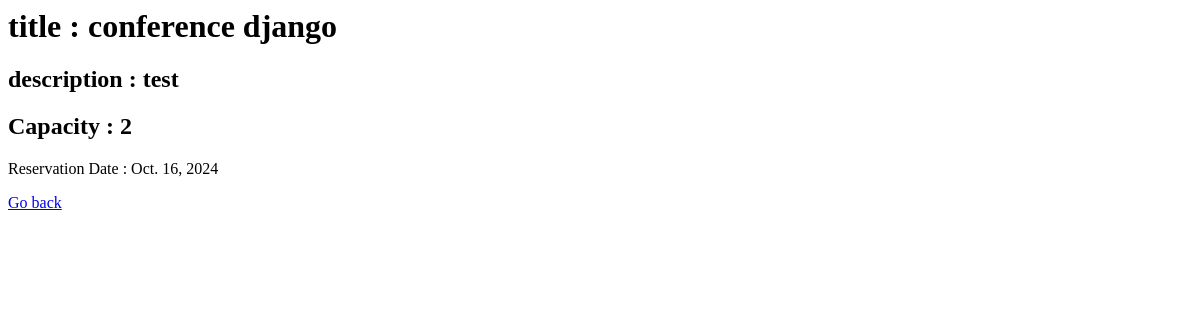
The page /conf/detailsclass/3 (signed in) on the database as committed earlier.
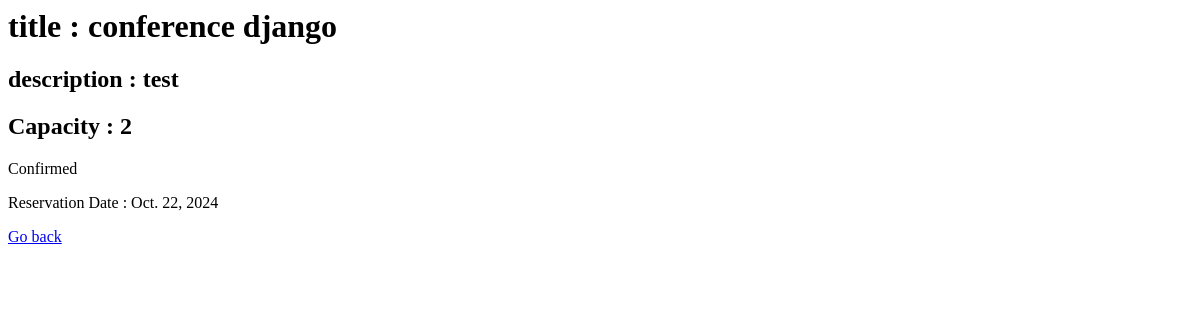
The same page on the database as committed later.
### Conference/models.py (models this page shows, shortened)
class Reservation(models.Model):
    conference = models.ForeignKey(Conference , on_delete=models.CASCADE , related_name="reservations" )
    participant = models.ForeignKey(Participant , on_delete=models.CASCADE )
    confirmed = models.BooleanField(default=False)
    reservation_date=models.DateField(auto_now_add=True)
    class Meta:
        unique_together=('conference','participant')

### Conference/views.py (the view)
# urls.py: path('detailsclass/<int:pk>', Details.as_view() , name="detailsClass"),
class Details(LoginRequiredMixin,DetailView):
    model=Conference
    template_name="conference/details.html"
    context_object_name="c"
    def get_context_data(self,**kwargs):
        context= super().get_context_data(**kwargs)
        conference = self.get_object()
        context['reservations'] = Reservation.objects.filter(conference=conference)
        return context

### Template/conference/details.html (shortened to what this page needs)
<h1>title : {{c.title }}</h1>
<h2>description : {{c.description}}</h2>
<h2>Capacity : {{c.capacity}}</h2>
{% for r in reservations %}
<p>  {% if r.confirmed %} Confirmed {% endif %} </p>
<p>Reservation Date : {{r.reservation_date}}</p>
{% endfor %}
<a href="{% url 'list'  %}">Go back</a>

Rows that differ between the two databases and show on the page:
removed Reservation: reservation_date "Oct. 16, 2024"
added Reservation: confirmed "Confirmed", reservation_date "Oct. 22, 2024"
